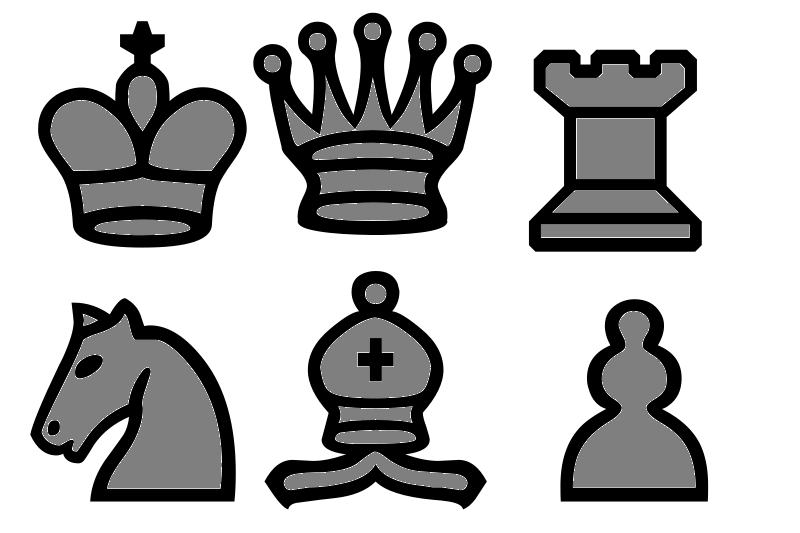
%> input picture LAB8/Chess figures.png, 800 x 533 px
$ octave TrainnerSignature.m   (GNU Octave 9; MATLAB toolbox functions it lacks are replaced by stand-ins)
%> lines starting %> are read from the running program, lines starting %| are printed output that depends on the picture; in (x1, y1, x2, y2) boxes, pixels count from 0 and x2, y2 are one past the last pixel; in counts of white or black regions, pixels touching at a corner belong together; the program's own positions count from 1
### LAB8/get_Obs.m
function [ O, dists, angles ] = get_Obs( I )

BW = I < 128;
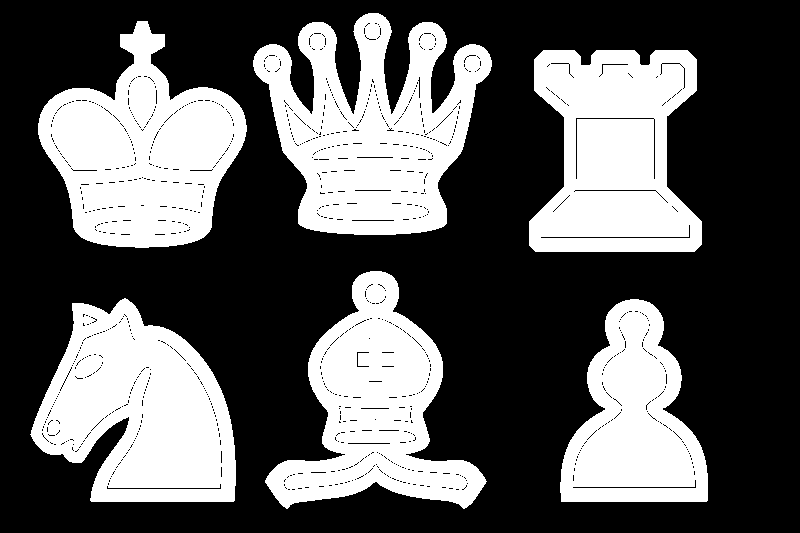
%> BW: size 533x800 logical; 36.8% white; 6 white regions, box (x1, y1, x2, y2) and area: (253, 13, 492, 235) 30934, (30, 298, 236, 502) 28098, (38, 21, 247, 248) 27856, (529, 50, 702, 252) 26251, (265, 271, 487, 509) 24742, (560, 299, 708, 502) 19172
BW = imclose(BW, strel('disk', 2));
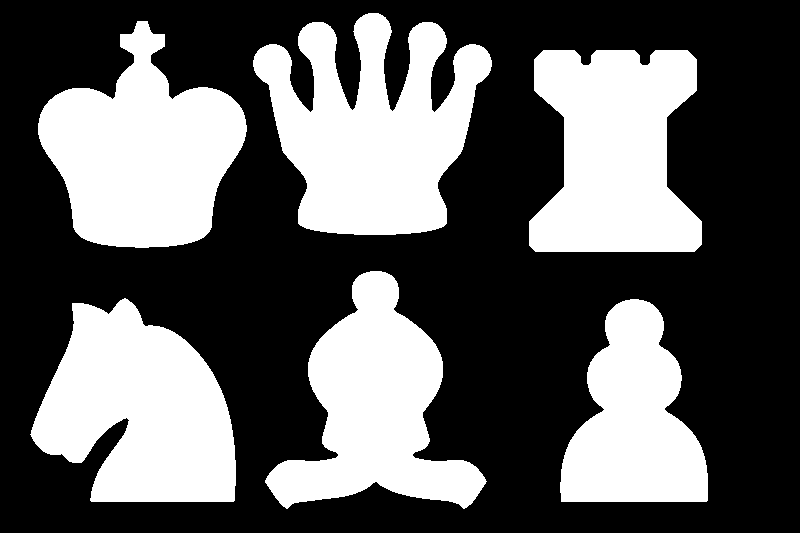
%> BW: size 533x800 logical; 37.8% white; 6 white regions, box (x1, y1, x2, y2) and area: (253, 13, 492, 235) 31927, (30, 298, 236, 502) 28705, (38, 21, 247, 248) 28478, (529, 50, 702, 252) 26907, (265, 271, 487, 509) 25477, (560, 299, 708, 502) 19568
BW = imclearborder(BW);
cc = bwconncomp(BW);
%> cc = 6 connected components
lab = bwlabel(BW);
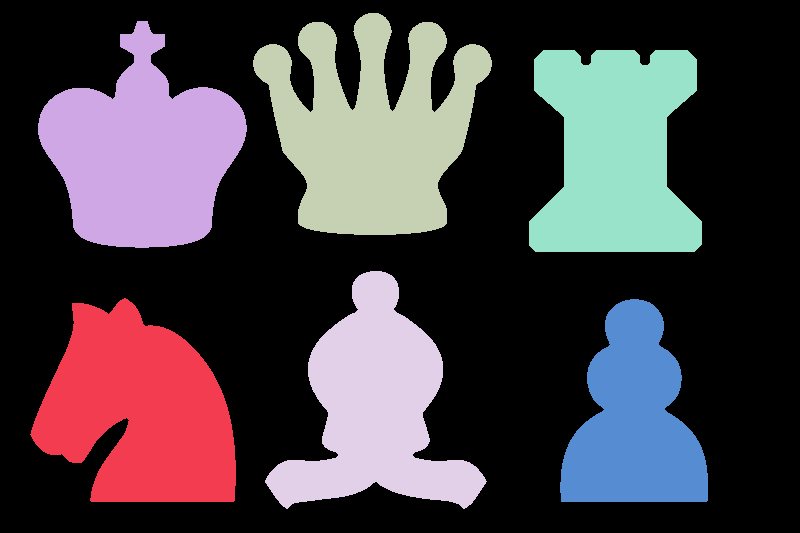
%> lab: size 533x800 double; 7 distinct labels, from 0 to 6; one colour per label, 0 black
BW = imfill(BW,'holes');

%Observacions utilitzant característiques de la singatura polar

[B, L, N] = bwboundaries(BW);
%> B = 6 boundaries; box (x1, y1, x2, y2) and points: (253, 13, 492, 235) 1283, (265, 271, 487, 509) 812, (30, 298, 236, 502) 751, (529, 50, 702, 252) 739, (38, 21, 247, 248) 722, (560, 299, 708, 502) 596; N = 6
dists = zeros(length(B), 360);
angles = zeros(length(B), 360);
c = ['H', 'K', 'Q', 'B', 'R', 'P']';
for i = 1:length(B)
    boundary = B{i};
    [dist, angle] = signature(boundary);
    [v p] = max(dist/(std(dist)));
    dists(i,1:length(dist(p:end))) = dist(p:end)/(std(dist));
    dists(i,length(dist(p:end)):length(dist)) = dist(1:p)/(std(dist));
    dists(i,length(dist):end) = v;
    angles(i, 1:length(angle)) = angle;
    angles(i, length(angle):end) = (length(angle):360);
    figure,plot(angles(i,:),dists(i,:)), title(c(i));
end
%> this loop made 6 passes
%> (np in signature, x0 in signature, y0 in signature, I in signature, k1 in signature, k2 in signature, sense in signature, v) on passes 1 to 6: (750, 418, 134, 334, 359.4, 358.8, -1, 5.29), (721, 137, 143, 385, 359.4, 358.9, -1, 6.19), (1282, 103, 373, [500; 518; 695; 715; 849], 356.4, 352.9, -1, 3.56), (811, 419, 376, 455, 358.8, 357.6, -1, 5.86), (738, 150, 616, 448, 358.9, 357.8, -1, 4.65), (595, 421, 635, 350, 358.8, 358.8, 1, 5.33)
%> pass 1, in get_Obs, `title(c(i))`:
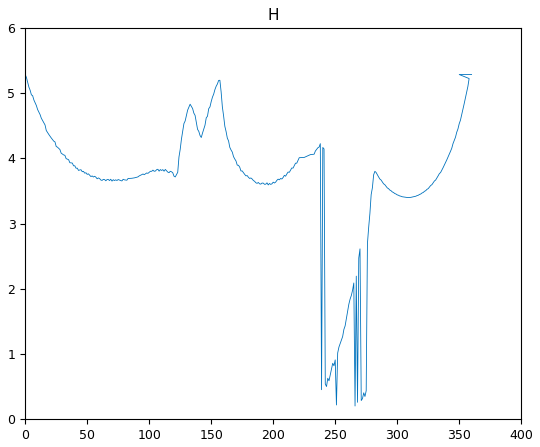
%> figure redrawn from the program's plot data
%> pass 2, in get_Obs, `title(c(i))`:
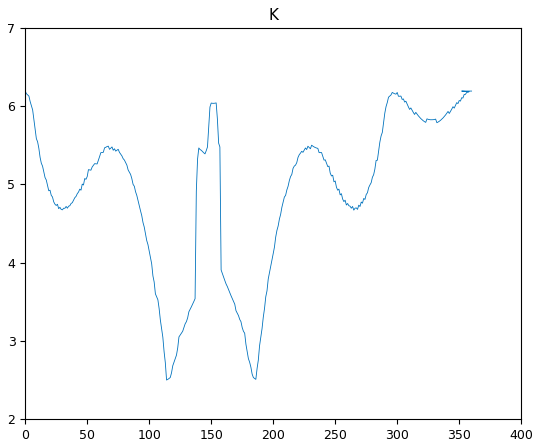
%> figure redrawn from the program's plot data

O = [dists];

end

### LAB8/signature.m
function [st, angle, x0, y0] = signature(b, varargin)
%SIGNATURE Computes the signature of a boundary.
%   [ST, ANGLE, X0, Y0] = SIGNATURE(B) computes the signature of a
%   given boundary, B, where B is an np-by-2 array (np > 2)
%   containing the (x, y) coordinates of the boundary ordered in a
%   clockwise or counterclockwise direction. The amplitude of the
%   signature as a function of increasing ANGLE is output in
%   ST. (X0,Y0) are the coordinates of the centroid of the
%   boundary. The maximum size of arrays ST and ANGLE is 360-by-1,
%   indicating a maximum resolution of one degree. The input must be
%   a one-pixel-thick boundary obtained, for example, by using the
%   function boundaries. By definition, a boundary is a closed
%   curve.
%
%   [ST, ANGLE, X0, Y0] = SIGNATURE(B) computes the signature, using
%   the centroid as the origin of the signature vector.
%
%   [ST, ANGLE, X0, Y0] = SIGNATURE(B, X0, Y0) computes the boundary
%   using the specified (X0, Y0) as the origin of the signature
%   vector.

%   Copyright 2002-2004 R. C. Gonzalez, R. E. Woods, & S. L. Eddins
%   Digital Image Processing Using MATLAB, Prentice-Hall, 2004
%   $Revision: 1.6 $  $Date: 2003/11/21 14:46:47 $

% Check dimensions of b.
[np, nc] = size(b);
if (np < nc | nc ~= 2)
   error('B must be of size np-by-2.');
end

% Some boundary tracing programs, such as boundaries.m, end where
% they started, resulting in a sequence in which the coordinates
% of the first and last points are the same. If this is the case,
% in b, eliminate the last point.
if isequal(b(1, :), b(np, :))
   b = b(1:np - 1, :);
   np = np - 1;
end

% Compute parameters.
if nargin == 1
   x0 = round(sum(b(:, 1))/np); % Coordinates of the centroid.
   y0 = round(sum(b(:, 2))/np);
elseif nargin == 3
   x0 = varargin{1};
   y0 = varargin{2};
else
   error('Incorrect number of inputs.');
end

% Shift origin of coord system to (x0, y0)).
b(:, 1) = b(:, 1) - x0;
b(:, 2) = b(:, 2) - y0;

% Convert the coordinates to polar.  But first have to convert the
% given image coordinates, (x, y), to the coordinate system used by
% MATLAB for conversion between Cartesian and polar cordinates.
% Designate these coordinates by (xc, yc). The two coordinate systems
% are related as follows:  xc = y and yc = -x.
xc = b(:, 2);
yc = -b(:, 1);
[theta, rho] = cart2pol(xc, yc);

% Convert angles to degrees.
theta = theta.*(180/pi);

% Convert to all nonnegative angles.
j = theta == 0; % Store the indices of theta = 0 for use below.
theta = theta.*(0.5*abs(1 + sign(theta)))...
        - 0.5*(-1 + sign(theta)).*(360 + theta);
theta(j) = 0; % To preserve the 0 values.

temp = theta;
% Order temp so that sequence starts with the smallest angle.
% This will be used below in a check for monotonicity.
I = find(temp == min(temp));

% Scroll up so that sequence starts with the smallest angle.
% Use I(1) in case the min is not unique (in this case the
% sequence will not be monotonic anyway).
temp = circshift(temp, [-(I(1) - 1), 0]);

% Check for monotonicity, and issue a warning if sequence
% is not monotonic. First determine if sequence is
% cw or ccw.
k1 = abs(temp(1) - temp(2));
k2 = abs(temp(1) - temp(3));
if k2 > k1
   sense = 1; % ccw
elseif k2 < k1
   sense = -1; % cw
else
   warning(['The first 3 points in B do not form a monotonic ' ...
            'sequence.']);
end
% Check the rest of the sequence for monotonicity. Because
% the angles are rounded to the nearest integer later in the
% program, only differences greater than 0.5 degrees are
% considered in the test for monotonicity in the rest of
% the sequence.
flag = 0;
for k = 3:length(temp) - 1
   diff = sense*(temp(k + 1) - temp(k));
   if diff < -.5
      flag = 1;
   end
end
if flag
   warning('Angles do not form a monotonic sequence.');
end

% Round theta to 1 degree increments.
theta = round(theta);

% Keep theta and rho together.
tr = [theta, rho];

% Delete duplicate angles.  The unique operation
% also sorts the input in ascending order.
[w, u, v] = unique(tr(:, 1));
tr = tr(u,:); % u identifies the rows kept by unique.

% If the last angle equals 360 degrees plus the first
% angle, delete the last angle.
if tr(end, 1) == tr(1) + 360
   tr = tr(1:end - 1, :);
end

% Output the angle values.
angle = tr(:, 1);

% The signature is the set of values of rho corresponding
% to the angle values.
st = tr(:, 2);

### LAB8/TrainnerSignature.m
clear all

I = rgb2gray(imread('Chess figures.png'));
[Obs_Train, d, a] = get_Obs(I);
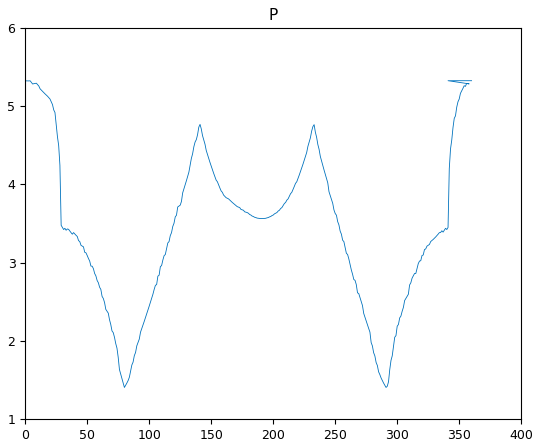
%> figure redrawn from the program's plot data

c = ['H', 'K', 'Q', 'B', 'R', 'P']';
%> (the run ends here)
